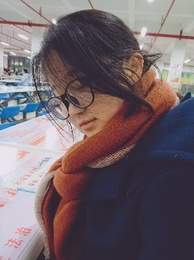
%> input picture data/jingjing.jpg, 194 x 260 px, shrunk from 359 x 480 before the run
$ octave Exp3.m   (GNU Octave 9; MATLAB toolbox functions it lacks are replaced by stand-ins)
%> lines starting %> are read from the running program, lines starting %| are printed output that depends on the picture
### Exp3/idealLowPassFilter.m
function re = idealLowPassFilter(imGray, d)

imFFT = fft2(imGray);
imFFTShift = fftshift(imFFT);
[rows, cols] = size(imFFTShift);
D = zeros(rows, cols);
for row = 1 : rows
    for col = 1 : cols
        D(row, col) = sqrt(double((row - int32(rows/2))^2 + (col - int32(cols/2))^2));
    end
end

figure
subplot(2,2,1)
imshow(log10(abs(imFFT)), [])
title('FFT')

subplot(2,2,2)
imshow(log10(abs(imFFTShift)), [])
title('FFT Shift')

imFFTShift(D > d) = 0;
antiShift = ifftshift(imFFTShift);
iImFFT = ifft2(antiShift);
re = iImFFT;

subplot(2,2,3)
imshow(log10(abs(imFFTShift)), [])
title('Filter')
subplot(2,2,4)
imshow(log10(abs(antiShift)), [])
title('IFFT Shift')

end

### Exp3/butterWorthLowPass.m
function re = butterWorthLowPass(imGray, d, n)

imFFT = fft2(imGray);
imFFTShift = fftshift(imFFT);
[rows, cols] = size(imFFTShift);
D = zeros(rows, cols);
H = zeros(rows, cols);
for row = 1 : rows
    for col = 1 : cols
        D(row, col) = sqrt(double((row - int32(rows/2))^2 + (col - int32(cols/2))^2));
    end
end

figure
subplot(2,2,1)
imshow(log10(abs(imFFT)), [])
title('FFT')

subplot(2,2,2)
imshow(log10(abs(imFFTShift)), [])
title('FFT Shift')

H = 1./( 1 + (D./d).^(2.*n) );
imFFTShift = imFFTShift.*H;
antiShift = ifftshift(imFFTShift);
iImFFT = ifft2(antiShift);
re = iImFFT;

subplot(2,2,3)
imshow(log10(abs(imFFTShift)), [])
title('Filter')
subplot(2,2,4)
imshow(log10(abs(antiShift)), [])
title('IFFT Shift')

end

### Exp3/idealHighPassFilter.m
function re = idealHighPassFilter(imGray, d)

imFFT = fft2(imGray);
imFFTShift = fftshift(imFFT);
[rows, cols] = size(imFFTShift);
D = zeros(rows, cols);
for row = 1 : rows
    for col = 1 : cols
        D(row, col) = sqrt(double((row - int32(rows/2))^2 + (col - int32(cols/2))^2));
    end
end

figure
subplot(2,2,1)
imshow(log10(abs(imFFT)), [])
title('FFT')

subplot(2,2,2)
imshow(log10(abs(imFFTShift)), [])
title('FFT Shift')

imFFTShift(D < d) = 0;
antiShift = ifftshift(imFFTShift);
iImFFT = ifft2(antiShift);
re = iImFFT;

subplot(2,2,3)
imshow(log10(abs(imFFTShift)), [])
title('Filter')
subplot(2,2,4)
imshow(log10(abs(antiShift)), [])
title('IFFT Shift')

end

### Exp3/butterWorthHighPass.m
function re = butterWorthHighPass(imGray, d, n)

imFFT = fft2(imGray);
imFFTShift = fftshift(imFFT);
[rows, cols] = size(imFFTShift);
D = zeros(rows, cols);
H = zeros(rows, cols);
for row = 1 : rows
    for col = 1 : cols
        D(row, col) = sqrt(double((row - int32(rows/2))^2 + (col - int32(cols/2))^2));
    end
end

figure
subplot(2,2,1)
imshow(log10(abs(imFFT)), [])
title('FFT')

subplot(2,2,2)
imshow(log10(abs(imFFTShift)), [])
title('FFT Shift')

H = 1./( 1 + (d./D).^(2.*n) );
imFFTShift = imFFTShift.*H;
antiShift = ifftshift(imFFTShift);
iImFFT = ifft2(antiShift);
re = iImFFT;

subplot(2,2,3)
imshow(log10(abs(imFFTShift)), [])
title('Filter')
subplot(2,2,4)
imshow(log10(abs(antiShift)), [])
title('IFFT Shift')

end

### Exp3/Exp3.m
%%
close all
clear, clc
im = imread('../data/jingjing.jpg');
%> im is the input picture: size 260x194x3 uint8; mean R, G, B 114.4, 101.4, 107
% im = imread('peppers.png');
imGray = rgb2gray(im);
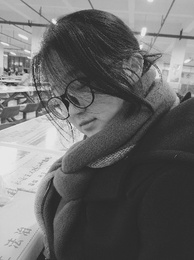
%> imGray: size 260x194 uint8; min 25, max 242, mean 105.9
imNoise = imnoise(imGray,'salt & pepper',0.02);
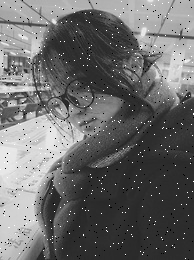
%> imNoise: size 260x194 uint8; min 0, max 255, mean 106.4

%% Ideal Low Pass Filter
d1 = 100;
imIdeal1 = idealLowPassFilter(imNoise, d1);
%> after the loop in idealLowPassFilter, `for row = 1 : rows`:
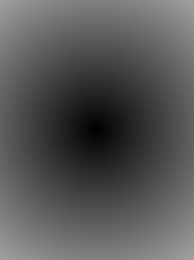
%> D: size 260x194 double; min 0, max 162.2, mean 87.4
d2 = 60;
imIdeal2 = idealLowPassFilter(imNoise, d2);
d3 = 10;
imIdeal3 = idealLowPassFilter(imNoise, d3);

figure
subplot(2,2,1)
imshow(imNoise)
title('Noisy Image')
subplot(2,2,2)
imshow(abs(imIdeal1), [])
title(sprintf('Image After Ideal Low-Pass Filter %f', d1))
subplot(2,2,3)
imshow(abs(imIdeal2), [])
title(sprintf('Image After Ideal Low-Pass Filter %f', d2))
subplot(2,2,4)
imshow(abs(imIdeal3), [])
title(sprintf('Image After Ideal Low-Pass Filter %f', d3))

%% Butterworth Low-Pass Filter
d1 = 100;
imButter1 = butterWorthLowPass(imNoise, d1, 5);
d2 = 60;
imButter2 = butterWorthLowPass(imNoise, d2, 5);
d3 = 10;
imButter3 = butterWorthLowPass(imNoise, d3, 5);

figure
subplot(2,2,1)
imshow(imNoise)
title('Noisy Image')
subplot(2,2,2)
imshow(abs(imButter1), [])
title(sprintf('Image After Butterworth Low-Pass Filter %f', d1))
subplot(2,2,3)
imshow(abs(imButter2), [])
title(sprintf('Image After Butterworth Low-Pass Filter %f', d2))
subplot(2,2,4)
imshow(abs(imButter3), [])
title(sprintf('Image After Butterworth Low-Pass Filter %f', d3))

%% Ideal High Pass Filter
d1 = 150;
imIdeal1 = idealHighPassFilter(imNoise, d1);
d2 = 30;
imIdeal2 = idealHighPassFilter(imNoise, d2);
d3 = 5;
imIdeal3 = idealHighPassFilter(imNoise, d3);

figure
subplot(2,2,1)
imshow(imNoise)
title('Noisy Image')
subplot(2,2,2)
imshow(abs(imIdeal1), [])
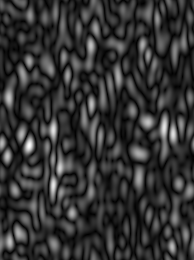
%> displayed picture: size 260x194, on the screen's scale of 0 to 255; min 0, max 255, mean 51.4
title(sprintf('Image After Ideal High-Pass Filter %f', d1))
subplot(2,2,3)
imshow(abs(imIdeal2), [])
title(sprintf('Image After Ideal High-Pass Filter %f', d2))
subplot(2,2,4)
imshow(abs(imIdeal3), [])
title(sprintf('Image After Ideal Highs-Pass Filter %f', d3))

%% Butterworth High-Pass Filter
d1 = 100;
imButter1 = butterWorthHighPass(imNoise, d1, 5);
d2 = 60;
imButter2 = butterWorthHighPass(imNoise, d2, 5);
d3 = 10;
imButter3 = butterWorthHighPass(imNoise, d3, 5);

figure
subplot(2,2,1)
imshow(imNoise)
title('Noisy Image')
subplot(2,2,2)
imshow(abs(imButter1), [])
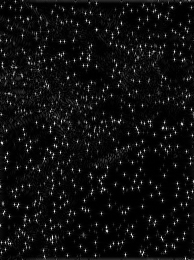
%> displayed picture: size 260x194, on the screen's scale of 0 to 255; min 0, max 255, mean 14.4
title(sprintf('Image After Butterworth High-Pass Filter %f', d1))
subplot(2,2,3)
imshow(abs(imButter2), [])
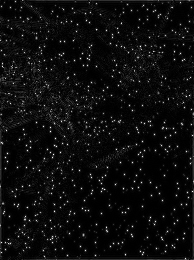
%> displayed picture: size 260x194, on the screen's scale of 0 to 255; min 0, max 255, mean 12
title(sprintf('Image After Butterworth High-Pass Filter %f', d2))
subplot(2,2,4)
imshow(abs(imButter3), [])
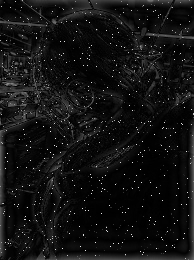
%> displayed picture: size 260x194, on the screen's scale of 0 to 255; min 0, max 255, mean 17.3
title(sprintf('Image After Butterworth High-Pass Filter %f', d3))
